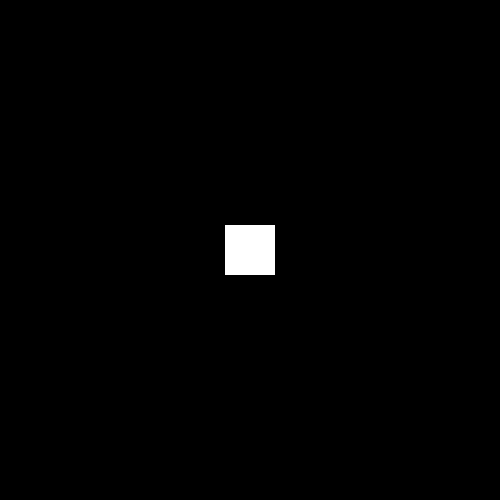
Frame 1 (no input)
Frame 60 (the mouse pressed at the canvas centre just before this capture): identical to frame 1, image omitted
Frame 120 (the mouse held since frame 60 and released just before this capture): identical to frame 1, image omitted

The Processing sketch that drew this single still picture (run headless with seeded random() and noise(); from frame 60 on, the mouse is pressed at the canvas centre):

// Processing sketch: homework_1
// ── homework_1.pde
void setup() {
  size(500,500);
  background(0);
  noStroke();
  fill(255);
 
}
void draw() {
//  ellipse(width/2, height/2, 50, 50);
//  float mouseDist = dist(width/2,height/2,mouseX,mouseY);
//  println(mouseDist); 

  rectMode(CENTER);
  rect(width/2,height/2,50,50);
  
  if(mouseX > (width/2)-25 && mouseX < (width/2)+25 
  && mouseY < (height/2)+25  && mouseY > (height/2)-25 ) {
    println("DENTO");
  } else {
    println("FORA");
  }
}
